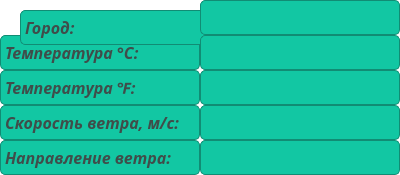
<?xml version="1.0" encoding="UTF-8"?>
<ui version="4.0">
 <class>MainWindow</class>
 <widget class="QMainWindow" name="MainWindow">
  <property name="geometry">
   <rect>
    <x>0</x>
    <y>0</y>
    <width>400</width>
    <height>175</height>
   </rect>
  </property>
  <property name="windowTitle">
   <string>MainWindow</string>
  </property>
  <property name="styleSheet">
   <string notr="true">background-color: rgba(191, 64, 64, 0);
border-radius: 5;</string>
  </property>
  <widget class="QWidget" name="centralwidget">
   <property name="styleSheet">
    <string notr="true">border-radius: 5;</string>
   </property>
   <widget class="QLabel" name="city_lb">
    <property name="geometry">
     <rect>
      <x>20</x>
      <y>10</y>
      <width>200</width>
      <height>35</height>
     </rect>
    </property>
    <property name="font">
     <font>
      <family>UbuntuMono Nerd Font Mono</family>
      <pointsize>12</pointsize>
      <italic>true</italic>
      <bold>true</bold>
     </font>
    </property>
    <property name="styleSheet">
     <string notr="true">background-color: #12c7a3;
color: #3f4d4a;
border: 1px solid #118c74;
border-radius: 5;</string>
    </property>
    <property name="text">
     <string>Город: </string>
    </property>
    <property name="margin">
     <number>10</number>
    </property>
   </widget>
   <widget class="QLabel" name="temp_c_lb">
    <property name="geometry">
     <rect>
      <x>0</x>
      <y>35</y>
      <width>200</width>
      <height>35</height>
     </rect>
    </property>
    <property name="font">
     <font>
      <family>UbuntuMono Nerd Font Mono</family>
      <pointsize>12</pointsize>
      <italic>true</italic>
      <bold>true</bold>
     </font>
    </property>
    <property name="styleSheet">
     <string notr="true">background-color: #12c7a3;
color: #3f4d4a;
border: 1px solid #118c74;
border-radius: 5;</string>
    </property>
    <property name="text">
     <string>Температура °C: </string>
    </property>
    <property name="margin">
     <number>10</number>
    </property>
   </widget>
   <widget class="QLabel" name="temp_f_lb">
    <property name="geometry">
     <rect>
      <x>0</x>
      <y>70</y>
      <width>200</width>
      <height>35</height>
     </rect>
    </property>
    <property name="font">
     <font>
      <family>UbuntuMono Nerd Font Mono</family>
      <pointsize>12</pointsize>
      <italic>true</italic>
      <bold>true</bold>
     </font>
    </property>
    <property name="styleSheet">
     <string notr="true">background-color: #12c7a3;
color: #3f4d4a;
border: 1px solid #118c74;
border-radius: 5;</string>
    </property>
    <property name="text">
     <string>Температура ℉: </string>
    </property>
    <property name="margin">
     <number>10</number>
    </property>
   </widget>
   <widget class="QLabel" name="wind_vel_lb">
    <property name="geometry">
     <rect>
      <x>0</x>
      <y>105</y>
      <width>200</width>
      <height>35</height>
     </rect>
    </property>
    <property name="font">
     <font>
      <family>UbuntuMono Nerd Font Mono</family>
      <pointsize>12</pointsize>
      <italic>true</italic>
      <bold>true</bold>
     </font>
    </property>
    <property name="styleSheet">
     <string notr="true">background-color: #12c7a3;
color: #3f4d4a;
border: 1px solid #118c74;
border-radius: 5;</string>
    </property>
    <property name="text">
     <string>Скорость ветра, м/с: </string>
    </property>
    <property name="margin">
     <number>10</number>
    </property>
   </widget>
   <widget class="QLabel" name="wind_rumb_lb">
    <property name="geometry">
     <rect>
      <x>0</x>
      <y>140</y>
      <width>200</width>
      <height>35</height>
     </rect>
    </property>
    <property name="font">
     <font>
      <family>UbuntuMono Nerd Font Mono</family>
      <pointsize>12</pointsize>
      <italic>true</italic>
      <bold>true</bold>
     </font>
    </property>
    <property name="styleSheet">
     <string notr="true">background-color: #12c7a3;
color: #3f4d4a;
border: 1px solid #118c74;
border-radius: 5;</string>
    </property>
    <property name="text">
     <string>Направление ветра:</string>
    </property>
    <property name="margin">
     <number>10</number>
    </property>
   </widget>
   <widget class="QLabel" name="temp_c_out_lb">
    <property name="geometry">
     <rect>
      <x>200</x>
      <y>35</y>
      <width>200</width>
      <height>35</height>
     </rect>
    </property>
    <property name="font">
     <font>
      <family>UbuntuMono Nerd Font</family>
      <pointsize>12</pointsize>
      <italic>true</italic>
      <bold>true</bold>
     </font>
    </property>
    <property name="styleSheet">
     <string notr="true">background-color: #12c7a3;
color: #3f4d4a;
border: 1px solid #118c74;
border-radius: 5;</string>
    </property>
    <property name="text">
     <string/>
    </property>
    <property name="alignment">
     <set>Qt::AlignCenter</set>
    </property>
    <property name="margin">
     <number>10</number>
    </property>
   </widget>
   <widget class="QLabel" name="temp_f_out_lb">
    <property name="geometry">
     <rect>
      <x>200</x>
      <y>70</y>
      <width>200</width>
      <height>35</height>
     </rect>
    </property>
    <property name="font">
     <font>
      <family>UbuntuMono Nerd Font</family>
      <pointsize>12</pointsize>
      <italic>true</italic>
      <bold>true</bold>
     </font>
    </property>
    <property name="styleSheet">
     <string notr="true">background-color: #12c7a3;
color: #3f4d4a;
border: 1px solid #118c74;
border-radius: 5;</string>
    </property>
    <property name="text">
     <string/>
    </property>
    <property name="alignment">
     <set>Qt::AlignCenter</set>
    </property>
    <property name="margin">
     <number>10</number>
    </property>
   </widget>
   <widget class="QLabel" name="wind_vel_out_lb">
    <property name="geometry">
     <rect>
      <x>200</x>
      <y>105</y>
      <width>200</width>
      <height>35</height>
     </rect>
    </property>
    <property name="font">
     <font>
      <family>UbuntuMono Nerd Font</family>
      <pointsize>12</pointsize>
      <italic>true</italic>
      <bold>true</bold>
     </font>
    </property>
    <property name="styleSheet">
     <string notr="true">background-color: #12c7a3;
color: #3f4d4a;
border: 1px solid #118c74;
border-radius: 5;
</string>
    </property>
    <property name="text">
     <string/>
    </property>
    <property name="alignment">
     <set>Qt::AlignCenter</set>
    </property>
    <property name="margin">
     <number>10</number>
    </property>
   </widget>
   <widget class="QLabel" name="wind_rumb_out_lb">
    <property name="geometry">
     <rect>
      <x>200</x>
      <y>140</y>
      <width>200</width>
      <height>35</height>
     </rect>
    </property>
    <property name="font">
     <font>
      <family>UbuntuMono Nerd Font</family>
      <pointsize>12</pointsize>
      <italic>true</italic>
      <bold>true</bold>
     </font>
    </property>
    <property name="styleSheet">
     <string notr="true">background-color: #12c7a3;
color: #3f4d4a;
border: 1px solid #118c74;
border-radius: 5;</string>
    </property>
    <property name="text">
     <string/>
    </property>
    <property name="alignment">
     <set>Qt::AlignCenter</set>
    </property>
    <property name="margin">
     <number>10</number>
    </property>
   </widget>
   <widget class="QLineEdit" name="city_inp_le">
    <property name="geometry">
     <rect>
      <x>200</x>
      <y>0</y>
      <width>200</width>
      <height>35</height>
     </rect>
    </property>
    <property name="font">
     <font>
      <family>UbuntuMono Nerd Font</family>
      <pointsize>12</pointsize>
      <italic>true</italic>
      <bold>true</bold>
     </font>
    </property>
    <property name="styleSheet">
     <string notr="true">background-color: #12c7a3;
color: #3f4d4a;
border: 1px solid #118c74;
border-radius: 5;</string>
    </property>
    <property name="alignment">
     <set>Qt::AlignCenter</set>
    </property>
   </widget>
   <zorder>temp_c_lb</zorder>
   <zorder>wind_vel_out_lb</zorder>
   <zorder>city_lb</zorder>
   <zorder>temp_f_lb</zorder>
   <zorder>wind_vel_lb</zorder>
   <zorder>wind_rumb_lb</zorder>
   <zorder>temp_c_out_lb</zorder>
   <zorder>temp_f_out_lb</zorder>
   <zorder>wind_rumb_out_lb</zorder>
   <zorder>city_inp_le</zorder>
  </widget>
 </widget>
 <resources/>
 <connections/>
</ui>
